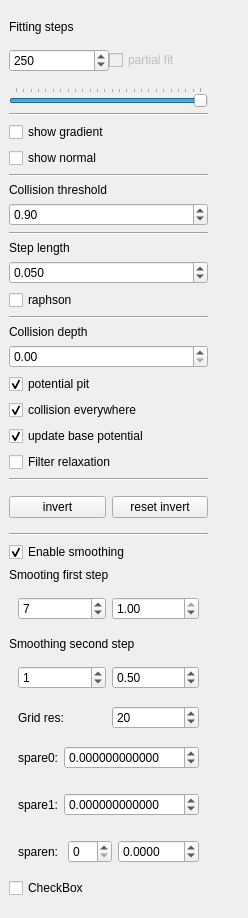
       <widget class="QWidget" name="debug_tools">
        <property name="geometry">
         <rect>
          <x>0</x>
          <y>0</y>
          <width>248</width>
          <height>841</height>
         </rect>
        </property>
        <attribute name="label">
         <string>Debug</string>
        </attribute>
        <layout class="QHBoxLayout" name="horizontalLayout_9">
         <property name="spacing">
          <number>0</number>
         </property>
         <property name="leftMargin">
          <number>0</number>
         </property>
         <property name="rightMargin">
          <number>0</number>
         </property>
         <item>
          <layout class="QVBoxLayout" name="vert_layout_graph_edit_2">
           <property name="spacing">
            <number>6</number>
           </property>
           <property name="sizeConstraint">
            <enum>QLayout::SetMinAndMaxSize</enum>
           </property>
           <property name="leftMargin">
            <number>9</number>
           </property>
           <property name="topMargin">
            <number>9</number>
           </property>
           <property name="rightMargin">
            <number>9</number>
           </property>
           <property name="bottomMargin">
            <number>9</number>
           </property>
           <item>
            <widget class="QLabel" name="lbl_fitting_steps">
             <property name="text">
              <string>Fitting steps</string>
             </property>
            </widget>
           </item>
           <item>
            <widget class="QWidget" name="widget_2" native="true">
             <layout class="QHBoxLayout" name="horizontalLayout_10">
              <property name="spacing">
               <number>0</number>
              </property>
              <property name="leftMargin">
               <number>0</number>
              </property>
              <property name="rightMargin">
               <number>0</number>
              </property>
              <item>
               <widget class="QSpinBox" name="spinBox_nb_step_fitting">
                <property name="toolTip">
                 <string>Maximum number of steps to fit vertices to the implicit surface.
Max range 0-1000.</string>
                </property>
                <property name="maximum">
                 <number>1000</number>
                </property>
                <property name="singleStep">
                 <number>1</number>
                </property>
                <property name="value">
                 <number>250</number>
                </property>
               </widget>
              </item>
              <item>
               <widget class="QCheckBox" name="enable_partial_fit">
                <property name="enabled">
                 <bool>false</bool>
                </property>
                <property name="toolTip">
                 <string>[Deprecated]
Select the vertices you want to move to match their potentials.
Blue : vertex has reach the maximum step.
Green : vertex has been stopped to its iso
Red : vertex has been stopped because it was marching away from its iso.</string>
                </property>
                <property name="text">
                 <string>partial fit</string>
                </property>
               </widget>
              </item>
             </layout>
            </widget>
           </item>
           <item>
            <widget class="QSlider" name="slider_nb_step_fit">
             <property name="toolTip">
              <string>&lt;!DOCTYPE HTML PUBLIC &quot;-//W3C//DTD HTML 4.0//EN&quot; &quot;http://www.w3.org/TR/REC-html40/strict.dtd&quot;&gt;
&lt;html&gt;&lt;head&gt;&lt;meta name=&quot;qrichtext&quot; content=&quot;1&quot; /&gt;&lt;style type=&quot;text/css&quot;&gt;
p, li { white-space: pre-wrap; }
&lt;/style&gt;&lt;/head&gt;&lt;body style=&quot; font-family:'MS Shell Dlg 2'; font-size:8.25pt; font-weight:400; font-style:normal;&quot;&gt;
&lt;p style=&quot; margin-top:0px; margin-bottom:0px; margin-left:0px; margin-right:0px; -qt-block-indent:0; text-indent:0px;&quot;&gt;&lt;span style=&quot; font-size:8pt;&quot;&gt;Slide back to diminish the max number of steps to fit the vertices.&lt;/span&gt;&lt;/p&gt;
&lt;p style=&quot; margin-top:0px; margin-bottom:0px; margin-left:0px; margin-right:0px; -qt-block-indent:0; text-indent:0px;&quot;&gt;&lt;span style=&quot; font-size:8pt;&quot;&gt;Slider range is from 0 to 250. For a higher value use the spinBox&lt;/span&gt;&lt;/p&gt;
&lt;p style=&quot; margin-top:0px; margin-bottom:0px; margin-left:0px; margin-right:0px; -qt-block-indent:0; text-indent:0px;&quot;&gt;&lt;span style=&quot; font-size:8pt;&quot;&gt;above the slider.&lt;/span&gt;&lt;/p&gt;&lt;/body&gt;&lt;/html&gt;</string>
             </property>
             <property name="maximum">
              <number>250</number>
             </property>
             <property name="value">
              <number>250</number>
             </property>
             <property name="orientation">
              <enum>Qt::Horizontal</enum>
             </property>
             <property name="tickPosition">
              <enum>QSlider::TicksAbove</enum>
             </property>
            </widget>
           </item>
           <item>
            <widget class="Line" name="line_3">
             <property name="orientation">
              <enum>Qt::Horizontal</enum>
             </property>
            </widget>
           </item>
           <item>
            <widget class="QCheckBox" name="debug_show_gradient">
             <property name="text">
              <string>show gradient</string>
             </property>
            </widget>
           </item>
           <item>
            <widget class="QCheckBox" name="debug_show_normal">
             <property name="text">
              <string>show normal</string>
             </property>
            </widget>
           </item>
           <item>
            <widget class="Line" name="line_2">
             <property name="orientation">
              <enum>Qt::Horizontal</enum>
             </property>
            </widget>
           </item>
           <item>
            <widget class="QLabel" name="lbl_collisions_threshold">
             <property name="toolTip">
              <string>When the scalar product between the gradient of
step n and n-1 exceed this threshold we stop the 
vertex.</string>
             </property>
             <property name="text">
              <string>Collision threshold</string>
             </property>
            </widget>
           </item>
           <item>
            <widget class="QDoubleSpinBox" name="doubleSpinBox">
             <property name="minimum">
              <double>-1.000000000000000</double>
             </property>
             <property name="maximum">
              <double>1.100000000000000</double>
             </property>
             <property name="singleStep">
              <double>0.050000000000000</double>
             </property>
             <property name="value">
              <double>0.900000000000000</double>
             </property>
            </widget>
           </item>
           <item>
            <widget class="Line" name="line_4">
             <property name="orientation">
              <enum>Qt::Horizontal</enum>
             </property>
            </widget>
           </item>
           <item>
            <widget class="QLabel" name="lbl_step_length">
             <property name="text">
              <string>Step length</string>
             </property>
            </widget>
           </item>
           <item>
            <widget class="QDoubleSpinBox" name="spinB_step_length">
             <property name="toolTip">
              <string>Length of the steps made for the gradient walk 
(mesh fitting onto implicit primitives)</string>
             </property>
             <property name="decimals">
              <number>3</number>
             </property>
             <property name="minimum">
              <double>0.000000000000000</double>
             </property>
             <property name="singleStep">
              <double>0.010000000000000</double>
             </property>
             <property name="value">
              <double>0.050000000000000</double>
             </property>
            </widget>
           </item>
           <item>
            <widget class="QCheckBox" name="checkB_enable_raphson">
             <property name="text">
              <string>raphson</string>
             </property>
            </widget>
           </item>
           <item>
            <widget class="Line" name="line_8">
             <property name="orientation">
              <enum>Qt::Horizontal</enum>
             </property>
            </widget>
           </item>
           <item>
            <widget class="QLabel" name="lbl_collision_depth">
             <property name="text">
              <string>Collision depth</string>
             </property>
            </widget>
           </item>
           <item>
            <widget class="QDoubleSpinBox" name="dSpinB_collision_depth">
             <property name="toolTip">
              <string>When a vertex interpenetrate another primitive 
how far do we put it from the collision plane.
0 place it at the collision plane (before smoothing)
higher values place it more inside the primitive (before smoothing)</string>
             </property>
             <property name="singleStep">
              <double>0.010000000000000</double>
             </property>
            </widget>
           </item>
           <item>
            <widget class="QCheckBox" name="box_potential_pit">
             <property name="toolTip">
              <string>When a vertices is going away from its 
initial iso-value we stop it.
(shown in magenta)</string>
             </property>
             <property name="text">
              <string>potential pit</string>
             </property>
             <property name="checked">
              <bool>true</bool>
             </property>
            </widget>
           </item>
           <item>
            <widget class="QCheckBox" name="checkBox_collsion_on">
             <property name="toolTip">
              <string>When activated vertices are fit against the entire skeletion
potential field. And not just potential of the 3 nearest bones.
This is a post process step.</string>
             </property>
             <property name="text">
              <string>collision everywhere</string>
             </property>
             <property name="checked">
              <bool>true</bool>
             </property>
            </widget>
           </item>
           <item>
            <widget class="QCheckBox" name="checkBox_update_base_potential">
             <property name="text">
              <string>update base potential</string>
             </property>
             <property name="checked">
              <bool>true</bool>
             </property>
            </widget>
           </item>
           <item>
            <widget class="QCheckBox" name="checkB_filter_relax">
             <property name="text">
              <string>Filter relaxation</string>
             </property>
             <property name="checked">
              <bool>false</bool>
             </property>
            </widget>
           </item>
           <item>
            <widget class="Line" name="line_9">
             <property name="orientation">
              <enum>Qt::Horizontal</enum>
             </property>
            </widget>
           </item>
           <item>
            <widget class="QWidget" name="widget_17" native="true">
             <layout class="QHBoxLayout" name="horizontalLayout_22">
              <property name="leftMargin">
               <number>0</number>
              </property>
              <property name="rightMargin">
               <number>0</number>
              </property>
              <item>
               <widget class="QPushButton" name="pButton_invert_propagation">
                <property name="toolTip">
                 <string>Invert the propagation direction for the selected vertices.</string>
                </property>
                <property name="text">
                 <string>invert</string>
                </property>
               </widget>
              </item>
              <item>
               <widget class="QPushButton" name="pButton_rst_invert_propagation">
                <property name="toolTip">
                 <string>Restore the default propagation direction of the vertices.</string>
                </property>
                <property name="text">
                 <string>reset invert</string>
                </property>
               </widget>
              </item>
             </layout>
            </widget>
           </item>
           <item>
            <widget class="Line" name="line_13">
             <property name="orientation">
              <enum>Qt::Horizontal</enum>
             </property>
            </widget>
           </item>
           <item>
            <widget class="QCheckBox" name="checkB_enable_smoothing">
             <property name="text">
              <string>Enable smoothing</string>
             </property>
             <property name="checked">
              <bool>true</bool>
             </property>
            </widget>
           </item>
           <item>
            <widget class="QLabel" name="lbl_smoothing_first_step">
             <property name="text">
              <string>Smooting first step</string>
             </property>
            </widget>
           </item>
           <item>
            <widget class="QWidget" name="widget_21" native="true">
             <layout class="QHBoxLayout" name="horizontalLayout_27">
              <property name="bottomMargin">
               <number>11</number>
              </property>
              <item>
               <widget class="QSpinBox" name="spinB_nb_iter_smooth1">
                <property name="maximum">
                 <number>30</number>
                </property>
                <property name="singleStep">
                 <number>1</number>
                </property>
                <property name="value">
                 <number>7</number>
                </property>
               </widget>
              </item>
              <item>
               <widget class="QDoubleSpinBox" name="dSpinB_lambda_smooth1">
                <property name="maximum">
                 <double>1.000000000000000</double>
                </property>
                <property name="singleStep">
                 <double>0.100000000000000</double>
                </property>
                <property name="value">
                 <double>1.000000000000000</double>
                </property>
               </widget>
              </item>
             </layout>
            </widget>
           </item>
           <item>
            <widget class="QLabel" name="lbl_smoothing_second_step">
             <property name="text">
              <string>Smoothing second step</string>
             </property>
            </widget>
           </item>
           <item>
            <widget class="QWidget" name="widget_22" native="true">
             <layout class="QHBoxLayout" name="horizontalLayout_28">
              <item>
               <widget class="QSpinBox" name="spinB_nb_iter_smooth2">
                <property name="maximum">
                 <number>30</number>
                </property>
                <property name="value">
                 <number>1</number>
                </property>
               </widget>
              </item>
              <item>
               <widget class="QDoubleSpinBox" name="dSpinB_lambda_smooth2">
                <property name="maximum">
                 <double>1.000000000000000</double>
                </property>
                <property name="singleStep">
                 <double>0.100000000000000</double>
                </property>
                <property name="value">
                 <double>0.500000000000000</double>
                </property>
               </widget>
              </item>
             </layout>
            </widget>
           </item>
           <item>
            <widget class="QWidget" name="widget_20" native="true">
             <layout class="QHBoxLayout" name="horizontalLayout_26">
              <property name="topMargin">
               <number>2</number>
              </property>
              <property name="bottomMargin">
               <number>2</number>
              </property>
              <item>
               <widget class="QLabel" name="lbl_grid_res">
                <property name="text">
                 <string>Grid res:</string>
                </property>
               </widget>
              </item>
              <item>
               <widget class="QSpinBox" name="spinB_grid_res">
                <property name="minimum">
                 <number>1</number>
                </property>
                <property name="maximum">
                 <number>128</number>
                </property>
                <property name="value">
                 <number>20</number>
                </property>
               </widget>
              </item>
             </layout>
            </widget>
           </item>
           <item>
            <widget class="QWidget" name="widget_30" native="true">
             <layout class="QHBoxLayout" name="horizontalLayout_36">
              <item>
               <widget class="QLabel" name="label_3">
                <property name="text">
                 <string>spare0:</string>
                </property>
               </widget>
              </item>
              <item>
               <widget class="QDoubleSpinBox" name="dSpinBox_spare_box">
                <property name="decimals">
                 <number>12</number>
                </property>
                <property name="minimum">
                 <double>-100.000000000000000</double>
                </property>
                <property name="maximum">
                 <double>100.000000000000000</double>
                </property>
               </widget>
              </item>
             </layout>
            </widget>
           </item>
           <item>
            <widget class="QWidget" name="widget_31" native="true">
             <layout class="QHBoxLayout" name="horizontalLayout_37">
              <item>
               <widget class="QLabel" name="label_4">
                <property name="text">
                 <string>spare1:</string>
                </property>
               </widget>
              </item>
              <item>
               <widget class="QDoubleSpinBox" name="doubleSpinBox_2">
                <property name="decimals">
                 <number>12</number>
                </property>
                <property name="minimum">
                 <double>-100.000000000000000</double>
                </property>
                <property name="maximum">
                 <double>100.000000000000000</double>
                </property>
               </widget>
              </item>
             </layout>
            </widget>
           </item>
           <item>
            <widget class="QWidget" name="widget_32" native="true">
             <layout class="QHBoxLayout" name="horizontalLayout_38">
              <item>
               <widget class="QLabel" name="label_5">
                <property name="text">
                 <string>sparen:</string>
                </property>
               </widget>
              </item>
              <item>
               <widget class="QSpinBox" name="spinB_tab_val_idx"/>
              </item>
              <item>
               <widget class="QDoubleSpinBox" name="dSpin_spare_vals_array">
                <property name="decimals">
                 <number>4</number>
                </property>
                <property name="minimum">
                 <double>-100.000000000000000</double>
                </property>
                <property name="maximum">
                 <double>100.000000000000000</double>
                </property>
               </widget>
              </item>
             </layout>
            </widget>
           </item>
           <item>
            <widget class="QCheckBox" name="checkBox">
             <property name="text">
              <string>CheckBox</string>
             </property>
            </widget>
           </item>
          </layout>
         </item>
         <item>
          <spacer name="horizontalSpacer_5">
           <property name="orientation">
            <enum>Qt::Horizontal</enum>
           </property>
           <property name="sizeHint" stdset="0">
            <size>
             <width>45</width>
             <height>20</height>
            </size>
           </property>
          </spacer>
         </item>
        </layout>
       </widget>
